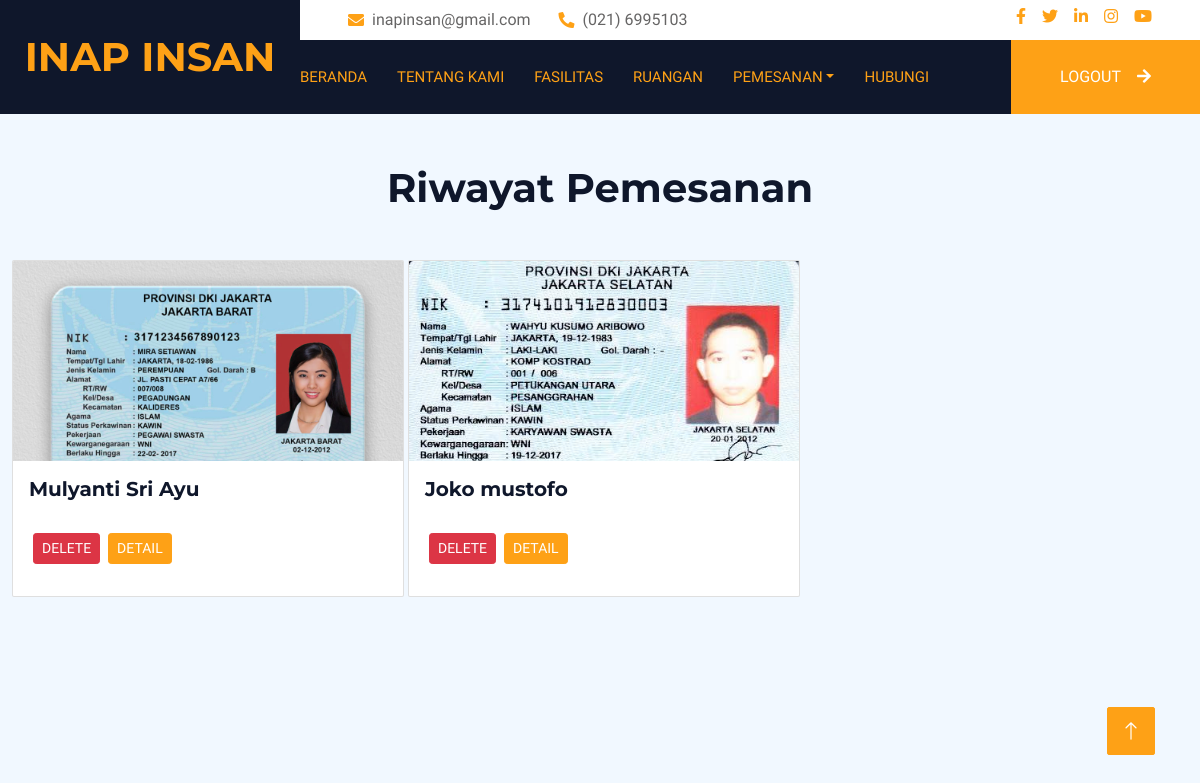
Page /riwayat_pesan.php (signed in) on the committed database.
### tables this page shows
CREATE TABLE `pemesanan` (
  `id_pemesanan` int(11) NOT NULL,
  `name` varchar(30) DEFAULT NULL,
  `gender` varchar(6) DEFAULT NULL,
  `checkin` date DEFAULT NULL,
  `checkout` date DEFAULT NULL,
  `jml_dewasa` varchar(2) DEFAULT NULL,
  `jml_anak` varchar(2) DEFAULT NULL,
  `kamar` varchar(30) DEFAULT NULL,
  `message` varchar(200) DEFAULT NULL,
  `jemput` varchar(5) NOT NULL DEFAULT 'no',
  `uploadfile` varchar(200) DEFAULT NULL,
  `id_user` int(11) NOT NULL
);

### riwayat_pesan.php (the view, shortened to what this page needs)
<?php
include("head.php");
require ('koneksi.php');
include("header.php");
?>
<div class="container-fluid">
    <div class="row flex-nowrap">
        <div class="container">
            <div class="row">
                <h1 class="text-center mb-5" style="padding-top:50px">Riwayat Pemesanan</h1>
                <div>
                    <?php
                    $email = $_SESSION['email'];
                    $data = mysqli_query($koneksi,"SELECT * FROM users WHERE email='$email'");
                    if (mysqli_num_rows($data)==1)
                    {
                        $hasil = mysqli_fetch_array($data);
                        $id = $hasil['id_user'];
                            $query = mysqli_query($koneksi, "SELECT * FROM pemesanan WHERE id_user=$id");
                            while ($data = mysqli_fetch_array($query)) {
                            ?>
                                <div class="col-md-4 mb-4" style="display:inline-flex;vertical-align:top;">
                                    <div class="card h-100">
                                        <div style="overflow:hidden;width:100%;height:200"><img class="card-img-top" src="product-details/product-img/<?php echo $data['uploadfile']; ?>" alt="courses" /></div>
                                        <div class="card-body">
                                            <h5 class="font-sans-serif fw-bold fs-md-0 fs-lg-1">
                                                <?php
                                                echo $data['name'];
                                                ?>
                                            </h5><br />
                                            <div class="btn-group" role="group" aria-label="Basic mixed styles example">
                                                <form class="mx-1" action="riwayat_pesan.php" method="post">
                                                    <input type="submit" name="delete" value="Delete" class="btn btn-danger btn-sm">
                                                </form>
                                                <form class="mx-1" action="detail.php" method="post">
                                                    <input type="submit" name="detail" value="Detail" class="btn btn-primary btn-sm">
                                                </form>
                                            </div>
                                        </div>
                                    </div>
                                </div>
                            <?php
                            }
                    } else {
                        echo "<script>window.alert('Akun anda tidak terdaftar sebagai pengguna');</script>";
                        echo '<script>window.location = "booking.php";</script>';
                    }
                ?>
                </div>
            </div>
    </div>
    </div>
</div>
<a href="#" class="btn btn-lg btn-primary btn-lg-square back-to-top"><i class="bi bi-arrow-up"></i></a>

### css/style.css (style rules this page uses)
.back-to-top { position: fixed; display: none; right: 45px; bottom: 45px; z-index: 99; }
.btn { font-weight: 500; text-transform: uppercase; transition: .5s; }
.btn.btn-primary, .btn.btn-secondary { color: #FFFFFF; }
.btn-lg-square { width: 48px; height: 48px; }
.btn-square, .btn-sm-square, .btn-lg-square { padding: 0; display: flex; align-items: center; justify-content: center; font-weight: normal; border-radius: 2px; }

### rows in the picture
pemesanan: uploadfile (picture), name "Mulyanti Sri Ayu"
pemesanan: uploadfile (picture), name "Joko mustofo"
